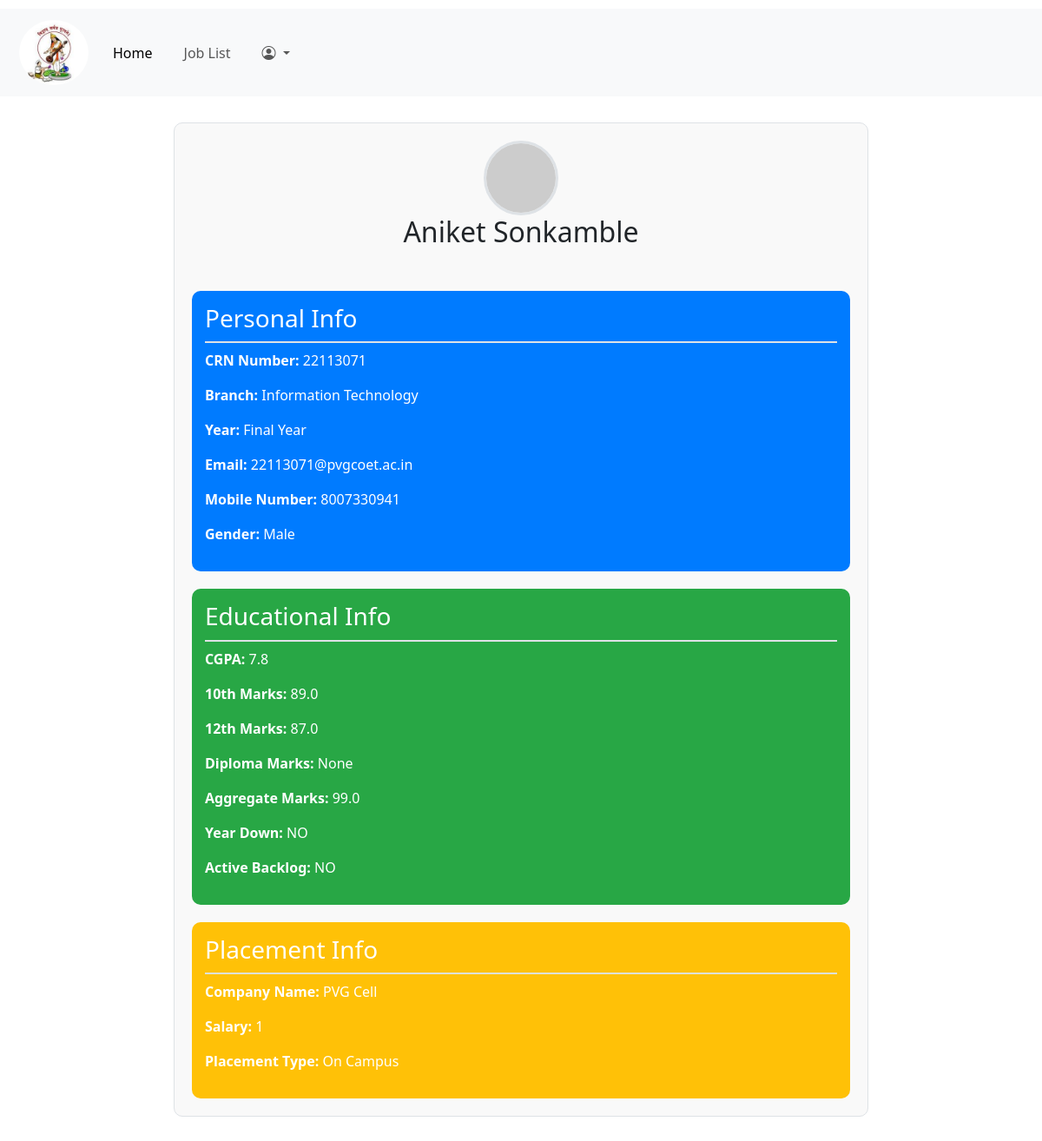
Before: /pvg/profile/ (signed in) with the older database file.
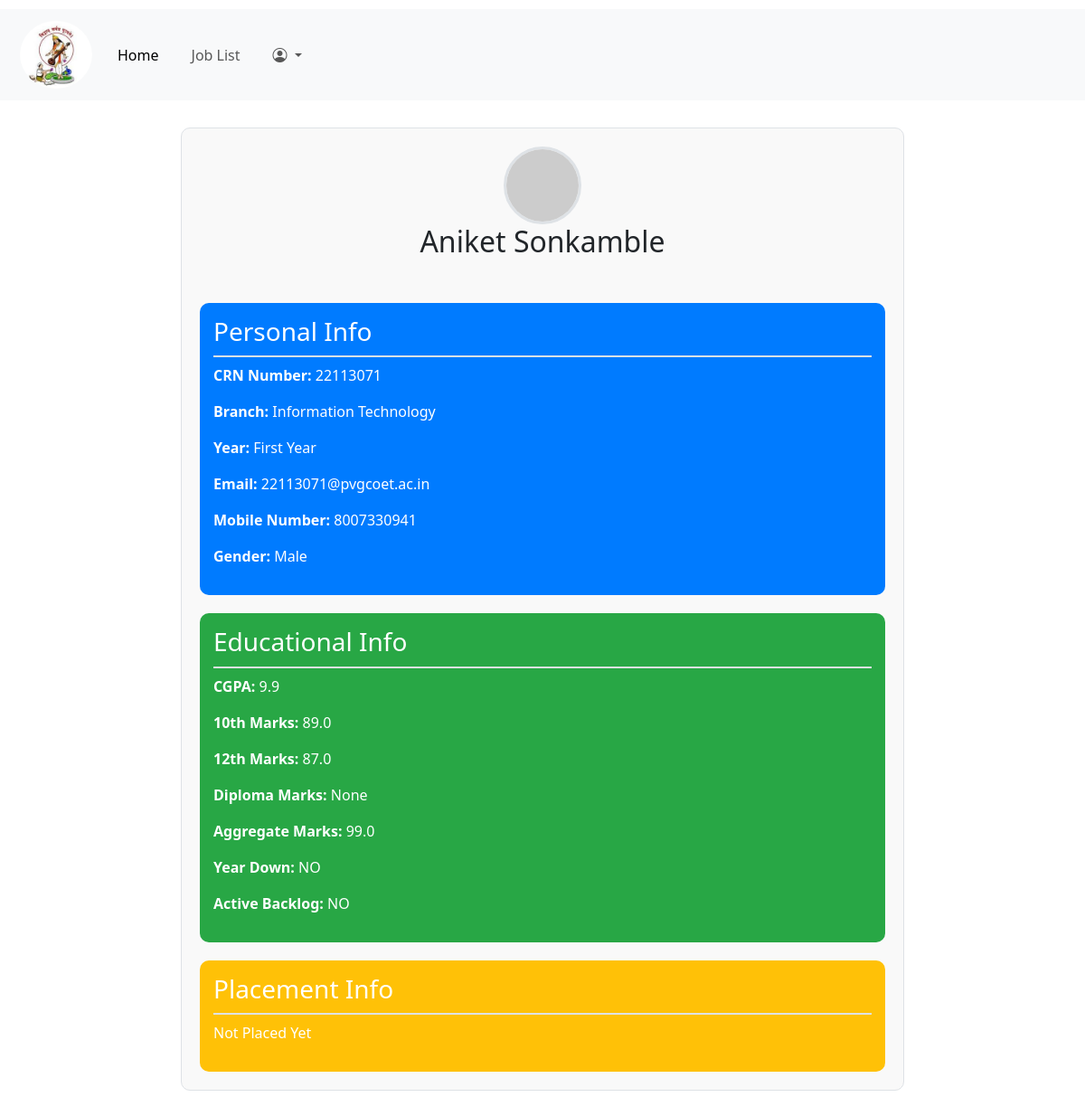
After: the same page with the newer database file.
### pvg/models.py (models this page shows, shortened)
class Student(models.Model):
    crn_number = models.IntegerField(primary_key=True)
    BRANCH_CHOICES = [
        ('ME', 'Mechanical Engineering'),
        ('IT', 'Information Technology'),
        ('CS', 'Computer Science'),
        ('EE', 'Electrical Engineering'),
        ('ENTC', 'ENTC'),
        ('Printing', 'Printing'),
        ('AIDS', 'AIDS')
    ]
    STUDENT_YEAR_CHOICES = [
         ('FE', 'First Year'),
         ('SE', 'Second Year'),
         ('TE', 'Third Year'),
         ('BE', 'Final Year')
    ]
    GENDER_CHOICES = [
        ('Male', 'Male'),
        ('Female', 'Female')
    ]
    PLACEMENT_CHOICES = [
        ('On Campus', 'On Campus'),
        ('Off Campus', 'Off Campus')
    ]
    name = models.CharField(max_length=100)
    branch = models.CharField(max_length=20, choices=BRANCH_CHOICES)
    year = models.CharField(max_length=20, choices=STUDENT_YEAR_CHOICES)
    passing_year = models.IntegerField(default=0)
    email = models.EmailField(max_length=50, null=True, blank=True)
    password = models.CharField(max_length=20, null=True, blank=True)
    CGPA = models.FloatField(null=True, blank=True)
    mobile_number = models.CharField(max_length=15, blank=True)
    mark_10th = models.FloatField(null=True, blank=True)
    mark_12th = models.FloatField(null=True, blank=True)
    diploma_marks = models.FloatField(null=True, blank=True)
    aggregate_marks = models.FloatField(null=True, blank=True)
    year_down = models.CharField(max_length=5, blank=True)
    active_backlog = models.CharField(max_length=15, blank=True)
    placement_status = models.CharField(max_length=100, null=True, blank=True)
    remarks = models.CharField(max_length=500, blank=True)
    gender = models.CharField(max_length=10, choices=GENDER_CHOICES, blank=True)
    company_name = models.CharField(max_length=100, null=True, blank=True)
    salary = models.IntegerField(null=True, blank=True)
    placement_type = models.CharField(max_length=20, choices=PLACEMENT_CHOICES, default='On Campus')
    user = models.OneToOneField(User, on_delete=models.CASCADE, related_name='student', null=True, blank=True)

### pvg/views.py (the view)
# urls.py: path('profile/', views.profile, name='profile'),
def profile(request):
    crn_number = request.session.get('crn_number')
    if not crn_number:
        return redirect('student_home')  # Redirect to an error page or handle appropriately
    student = get_object_or_404(Student, crn_number=crn_number)
    return render(request, 'profile.html', {'student': student})

### pvg/templates/profile.html (shortened to what this page needs)
{% extends 'base.html' %}
{% block head %}
{% load static %}
<link rel="stylesheet" href="{% static 'css/profile.css' %}">
{% endblock %}
{% block body %}
<div class="container profile-container">
    <div class="profile-image-container">
        {% if student.profile_image %}
        <img src="{{ student.profile_image.url }}" alt="{{ student.name }}'s Profile Image" class="profile-image">
        {% else %}
        <img src="https://www.gravatar.com/avatar/00000000000000000000000000000000?d=mp&f=y" alt="Default Profile Image" class="profile-image">
        {% endif %}
        <h2 class="user-name">{{ student.name }}</h2>
    </div>
    <div class="personal-info">
        <div class="profile-section personal-info-section">
            <h3>Personal Info</h3>
            <p><strong>CRN Number:</strong> {{ student.crn_number }}</p>
            <p><strong>Branch:</strong> {{ student.get_branch_display }}</p>
            <p><strong>Year:</strong> {{ student.get_year_display }}</p>
            <p><strong>Email:</strong> {{ student.email }}</p>
            <p><strong>Mobile Number:</strong> {{ student.mobile_number }}</p>
            <p><strong>Gender:</strong> {{ student.get_gender_display }}</p>
        </div>
    </div>
    <div class="other-info">
        <div class="profile-section educational-info">
            <h3>Educational Info</h3>
            <p><strong>CGPA:</strong> {{ student.CGPA }}</p>
            <p><strong>10th Marks:</strong> {{ student.mark_10th }}</p>
            <p><strong>12th Marks:</strong> {{ student.mark_12th }}</p>
            <p><strong>Diploma Marks:</strong> {{ student.diploma_marks }}</p>
            <p><strong>Aggregate Marks:</strong> {{ student.aggregate_marks }}</p>
            <p><strong>Year Down:</strong> {{ student.year_down }}</p>
            <p><strong>Active Backlog:</strong> {{ student.active_backlog }}</p>
        </div>
        <div class="profile-section placement-info">
            <h3>Placement Info</h3>
            {% if student.placement_status == "Not Placed" %}
            <p>Not Placed Yet</p>
            {% else %}
            {% if student.company_name %}
            <p><strong>Company Name:</strong> {{ student.company_name }}</p>
            {% endif %}
            {% if student.salary %}
            <p><strong>Salary:</strong> {{ student.salary }}</p>
            {% endif %}
            {% if student.placement_type %}
            <p><strong>Placement Type:</strong> {{ student.get_placement_type_display }}</p>
            {% endif %}
            {% endif %}
        </div>
    </div>
</div>
{% endblock %}

Changed rows visible on the page:
changed Student "Aniket Sonkamble": year "Final Year" → "First Year"; CGPA "7.8" → "9.9"; placement_status "Placed" → "Not Placed" (drawn); company_name "PVG Cell" → (not shown); salary "1" → (not shown); placement_type "On Campus" → (not shown)
Other visible differences:
text no longer shown: "Company Name: Salary: Placement Type:"
text now shown: "Not Placed Yet"
